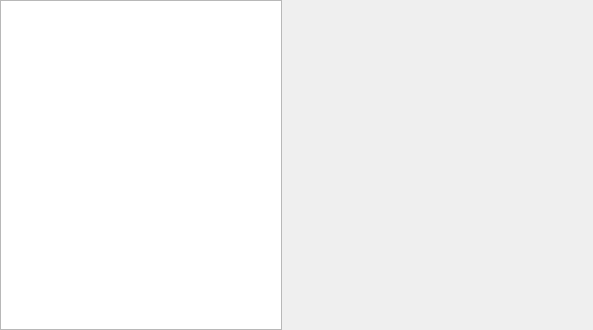
<?xml version="1.0" encoding="UTF-8"?>
<ui version="4.0">
 <class>MainWindow</class>
 <widget class="QWidget" name="MainWindow">
  <property name="geometry">
   <rect>
    <x>0</x>
    <y>0</y>
    <width>593</width>
    <height>330</height>
   </rect>
  </property>
  <property name="windowTitle">
   <string>MainWindow</string>
  </property>
  <layout class="QHBoxLayout" name="horizontalLayout">
   <property name="spacing">
    <number>0</number>
   </property>
   <property name="leftMargin">
    <number>0</number>
   </property>
   <property name="topMargin">
    <number>0</number>
   </property>
   <property name="rightMargin">
    <number>0</number>
   </property>
   <property name="bottomMargin">
    <number>0</number>
   </property>
   <item>
    <widget class="KiranSidebarWidget" name="listWidget">
     <property name="maximumSize">
      <size>
       <width>282</width>
       <height>16777215</height>
      </size>
     </property>
    </widget>
   </item>
   <item>
    <widget class="Shortcut" name="page_shortcut" native="true"/>
   </item>
  </layout>
 </widget>
 <layoutdefault spacing="6" margin="11"/>
 <customwidgets>
  <customwidget>
   <class>KiranSidebarWidget</class>
   <extends>QListWidget</extends>
   <header>/usr/include/kiranwidgets-qt5/kiran-sidebar-widget.h</header>
  </customwidget>
  <customwidget>
   <class>Shortcut</class>
   <extends>QWidget</extends>
   <header>shortcut.h</header>
   <container>1</container>
  </customwidget>
 </customwidgets>
 <resources/>
 <connections/>
</ui>
